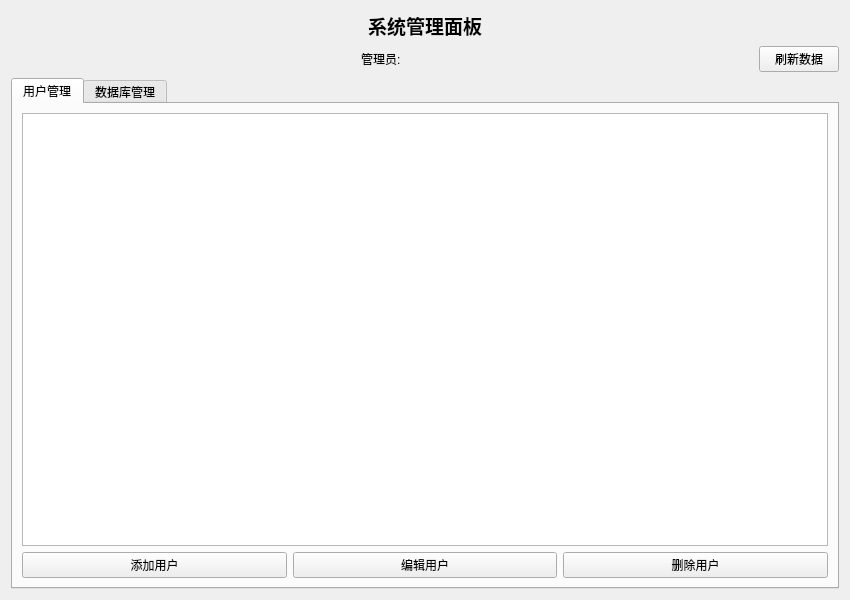
<?xml version="1.0" encoding="UTF-8"?>
<ui version="4.0">
 <class>AdminWidget</class>
 <widget class="QWidget" name="AdminWidget">
  <property name="geometry">
   <rect>
    <x>0</x>
    <y>0</y>
    <width>850</width>
    <height>600</height>
   </rect>
  </property>
  <property name="windowTitle">
   <string>管理员界面</string>
  </property>
  <layout class="QVBoxLayout" name="verticalLayout">
   <item>
    <widget class="QLabel" name="titleLabel">
     <property name="font">
      <font>
       <pointsize>14</pointsize>
       <bold>true</bold>
      </font>
     </property>
     <property name="text">
      <string>系统管理面板</string>
     </property>
     <property name="alignment">
      <set>Qt::AlignCenter</set>
     </property>
    </widget>
   </item>
   <item>
    <layout class="QHBoxLayout" name="infoLayout">
     <item>
      <spacer name="horizontalSpacer">
       <property name="orientation">
        <enum>Qt::Horizontal</enum>
       </property>
       <property name="sizeHint" stdset="0">
        <size>
         <width>40</width>
         <height>20</height>
        </size>
       </property>
      </spacer>
     </item>
     <item>
      <widget class="QLabel" name="nameLabel">
       <property name="text">
        <string>管理员: </string>
       </property>
      </widget>
     </item>
     <item>
      <spacer name="horizontalSpacer_2">
       <property name="orientation">
        <enum>Qt::Horizontal</enum>
       </property>
       <property name="sizeHint" stdset="0">
        <size>
         <width>40</width>
         <height>20</height>
        </size>
       </property>
      </spacer>
     </item>
     <item>
      <widget class="QPushButton" name="refreshButton">
       <property name="text">
        <string>刷新数据</string>
       </property>
      </widget>
     </item>
    </layout>
   </item>
   <item>
    <widget class="QTabWidget" name="tabWidget">
     <property name="currentIndex">
      <number>0</number>
     </property>
     <widget class="QWidget" name="userTab">
      <attribute name="title">
       <string>用户管理</string>
      </attribute>
      <layout class="QVBoxLayout" name="verticalLayout_2">
       <item>
        <widget class="QTableView" name="usersTableView"/>
       </item>
       <item>
        <layout class="QHBoxLayout" name="userButtonsLayout">
         <item>
          <widget class="QPushButton" name="addUserButton">
           <property name="text">
            <string>添加用户</string>
           </property>
          </widget>
         </item>
         <item>
          <widget class="QPushButton" name="editUserButton">
           <property name="text">
            <string>编辑用户</string>
           </property>
          </widget>
         </item>
         <item>
          <widget class="QPushButton" name="deleteUserButton">
           <property name="text">
            <string>删除用户</string>
           </property>
          </widget>
         </item>
        </layout>
       </item>
      </layout>
     </widget>
     <widget class="QWidget" name="databaseTab">
      <attribute name="title">
       <string>数据库管理</string>
      </attribute>
      <layout class="QVBoxLayout" name="verticalLayout_3">
       <item>
        <spacer name="verticalSpacer">
         <property name="orientation">
          <enum>Qt::Vertical</enum>
         </property>
         <property name="sizeHint" stdset="0">
          <size>
           <width>20</width>
           <height>40</height>
          </size>
         </property>
        </spacer>
       </item>
       <item>
        <widget class="QGroupBox" name="databaseGroupBox">
         <property name="title">
          <string>数据库操作</string>
         </property>
         <layout class="QVBoxLayout" name="verticalLayout_4">
          <item>
           <widget class="QLabel" name="backupLabel">
            <property name="text">
             <string>备份数据库可以保存当前系统的所有数据为SQL文件，用于系统迁移或数据保护。</string>
            </property>
            <property name="wordWrap">
             <bool>true</bool>
            </property>
           </widget>
          </item>
          <item>
           <widget class="QPushButton" name="backupButton">
            <property name="text">
             <string>备份数据库</string>
            </property>
           </widget>
          </item>
          <item>
           <spacer name="verticalSpacer_3">
            <property name="orientation">
             <enum>Qt::Vertical</enum>
            </property>
            <property name="sizeHint" stdset="0">
             <size>
              <width>20</width>
              <height>40</height>
             </size>
            </property>
           </spacer>
          </item>
          <item>
           <widget class="QLabel" name="restoreLabel">
            <property name="text">
             <string>恢复数据库将使用备份文件覆盖当前所有数据，此操作不可撤销，请谨慎操作。</string>
            </property>
            <property name="wordWrap">
             <bool>true</bool>
            </property>
           </widget>
          </item>
          <item>
           <widget class="QPushButton" name="restoreButton">
            <property name="text">
             <string>恢复数据库</string>
            </property>
           </widget>
          </item>
         </layout>
        </widget>
       </item>
       <item>
        <spacer name="verticalSpacer_2">
         <property name="orientation">
          <enum>Qt::Vertical</enum>
         </property>
         <property name="sizeHint" stdset="0">
          <size>
           <width>20</width>
           <height>40</height>
          </size>
         </property>
        </spacer>
       </item>
      </layout>
     </widget>
    </widget>
   </item>
  </layout>
 </widget>
 <resources/>
 <connections/>
</ui> 
